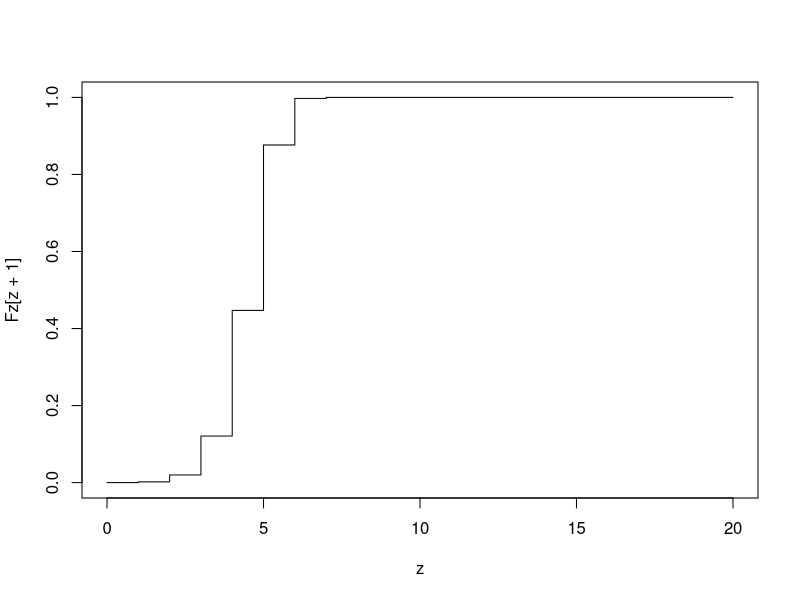
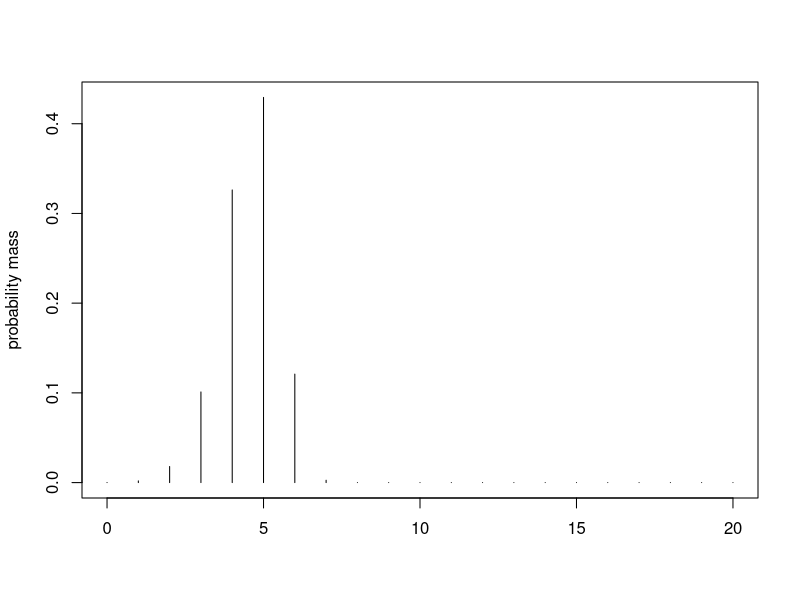

These figures' R source, in order:
# Multiple classifiers and biased state-of-the-art estimation
# https://www.overleaf.com/project/63c8012bf045548a94e2d140
# by Kajsa Møllersen (kajsa.mollersen@uit.no) 

# Contains the following functions: 

# cdf       - cumulative distribution function
# pmf       - probability mass function
# expect    - expectation
# variance  - variance

###############################################################################
############################ 3.1 Notation #############################
###############################################################################

# n         - number of trials/size of test set
# theta     - prob of success/prob of correct prediction
# k         - number of successes
# X         - r.v., number of failures; n-k
# theta_hat = (n-X)/n - estimator of theta
# px        - probability of x failures in one experiment
# Px        - probability of at most x failures in one experiment

# m         - number of experiments/number of classifiers
# Cx        - r.v., number of experiments with at most x failures
# Z         - r.v., the most number of failures on at least one classifier

# theta_SOTA_hat - estimator of theta_SOTA 

# P_    - probability, specified when used

# Fz    - cdf of Z: P(C_z > 0|m,n,theta) prob of at least one classifier having at most z failures 
# the probability that the most wrong predictions in at least one classifier is less than or equal to a number $z$

# fz    - pmf of Z

# alpha - significance level

# SOTA - state-of-the-art

###############################################################################
########### 3.3 The probability distribution of p_SOTA ########################
###############################################################################

################################# Cumulative distribution function SOTA ############################################

# Z is the most failures in at least one classifier.
# If Z <= z in at least one classifier, then \hat{\theta}_j = (n-x_j)/n >= (n-z)/n,
# and we have that \hat{\theta}_SOTA >= (n-z)/n.
# Let's have a look at probabilities for at least one classifier having at most 
# z failures. This gives the cumulative distribution function


# The cumulative distribution function of Z
cdf <- function(n, theta, m){   
  Fz = numeric(n+1)             # pre-allocate

  for (z in 0:n){
    # The individual probabilities of each classifier P(X\leq z|n,1-theta) having at most z wrong prediction. 
    # This is the definition of 'success' for a Bernoulli r.v.
    Pz = pbinom(z,n,(1-theta)) 
    i = z+1                     # use i for counting, since z = 0, ..., n
    Fz[i] = 1 - dbinom(0,m,Pz)  #  P[C>0]
  }
  return(Fz)
}


################# Probability mass function ##########################

# The corresponding probability mass function of Z
pmf <- function(n, theta, m, f0 = F){   
  
  Fz = cdf(n, theta, m) # the cumulative distribution function
  
  fz = numeric(n+1) # pre-allocate
  fz[2:(n+1)] = Fz[2:(n+1)]-Fz[1:n] # this is how pmf is defined: f(x) = F(x)-F(x-1)
  
  # We are missing out on f(z=0), and is therefore calculated "by hand", but only if m < 1000, because of
  # the insane binomial coefficient. It is possible to override this by f0=T.
  if (f0==T|| m<1000) {
  # special case of z = 0
  z=0
  P0 = dbinom(z,n,(1-theta)) 
  binom_term = numeric(m) # pre-allocate
  for (k in 1:m){
    binom_term[k] = (-1)^k*choose(m,k)*P0^k
  }
  
  fz[1] = -sum(binom_term)
}
  
  return(fz)
}


# Expectation of Z

expect <- function(n,theta,m){
  
  # Probability mass function
  fz = pmf(n, theta, m, f0 = F)
 
  # Expectation
  
  # Calculate each term z*f(z)
  Eterm = numeric(n+1)
  for (z in 0:n){
    i = z+1
    Eterm[i] = z*fz[i]
  }
  
  EZ = sum(Eterm) # the sum
  
  return(EZ)
  
}

# Variance for Z

variance <- function(n,theta,m){
  
  # Probability mass function
  fz = pmf(n, theta, m, f0 = F)
  
  # Variance
  
  # Calculate the expectation of Z^2
  vterm = numeric(n+1)
  for (z in 0:n){
    i = z+1
    vterm[i] = z^2*fz[i]
  }
  esquare = sum(vterm)
  
  # Get the expectation of Z
  EZ = expect(n,theta,m)
  
  VarZ = esquare - EZ^2
  
  return(VarZ)
  
}




###################################### Check-ups ############################

# Parameters from coin-flip experiment a)
n = 20
theta = 0.5
m = 100

Fz = numeric(n+1) # cumulative distribution
Fzz= numeric(n+1) # alternative equation for cumulative distribution, see manuscript

# use i for counting, since z = 0, ..., n

for (z in 0:n){
  # The individual probabilities of each classifier P(X\leq z|n,1-theta) having at most z wrong prediction. 
  # This is the definition of 'success' for a Bernoulli r.v.
  Pz = pbinom(z,n,(1-theta)) 
  i = z+1 
  Fz[i] = 1 - dbinom(0,m,Pz)  #  P[C>0]
  Fzz[i] = 1 - (1-Pz)^m       # they are identical
}

fz = pmf(n, theta, m)
sum(fz) # check that this is 1

# take a look
z = 0:n
plot(z,Fz[z+1], type = 's')
#par(new=TRUE) # new plot in same window
plot(z,fz[z+1], type = 'h', xlab = '', ylab = 'probability mass') #, axes = F

EZ = expect(n,theta,m)
VarZ = variance(n,theta,m)

sprintf("The expected value is %.4f, and the variance is %.4f.",
        EZ, VarZ)
